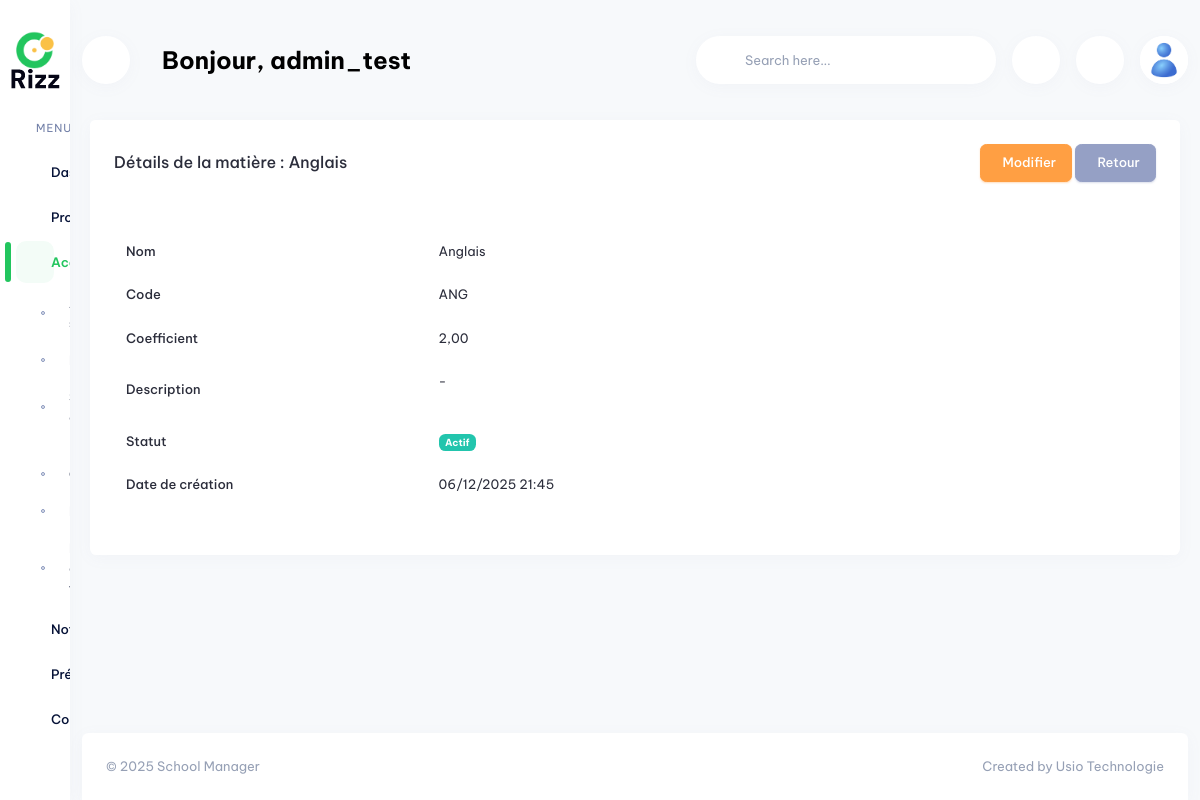
The app's page /academic/subjects/5/ (signed in) with its own data.
### app_profile/models.py (models this page shows, shortened)
class Profile(models.Model):
    GENDER = [('male', 'Masculin'), ('female', 'Féminin'), ('other', 'Autre')]
    user = models.OneToOneField(
        User,
        on_delete=models.CASCADE,
        verbose_name="Utilisateur",
        help_text="Utilisateur Django associé à ce profil",
        related_name="profile"
    )
    reference = models.UUIDField(
        default=uuid4,
        unique=True,
        editable=False,
        verbose_name="Référence",
        help_text="Référence unique UUID du profil"
    )
    full_name = models.CharField(
        max_length=200,
        verbose_name="Nom complet",
        help_text="Nom et prénom du titulaire du compte"
    )
    firstname = models.CharField(
        max_length=100,
        verbose_name="Prénom",
        null=True,
        blank=True,
        help_text="Prénom du titulaire du compte"
    )
    name = models.CharField(
        max_length=100,
        verbose_name="Nom de famille",
        null=True,
        blank=True,
        help_text="Nom de famille du titulaire du compte"
    )
    birth_date = models.DateField(
        blank=True,
        null=True,
        verbose_name="Date de naissance",
        help_text="Date de naissance du titulaire (optionnel)"
    )
    id_card_number = models.CharField(
        max_length=50,
        blank=True,
        null=True,
        verbose_name="Numéro de pièce d'identité",
        help_text="Numéro de la pièce d'identité (optionnel)"
    )
    pincode = models.CharField(
        max_length=20,
        blank=True,
        null=True,
        verbose_name="Code PIN",
        help_text="Code PIN personnel (optionnel)"
    )
    gender = models.CharField(
        max_length=10,
        choices=GENDER,
        blank=True,
        null=True,
        verbose_name="Genre",
        help_text="Genre du titulaire (optionnel)"
    )
    country = models.ForeignKey(
        Country,
        on_delete=models.PROTECT,
        verbose_name="Pays",
        blank=True,
        null=True,
        help_text="Pays d'origine du titulaire"
    )
    phone = models.CharField(
        max_length=20,
        blank=True,
        null=True,
        verbose_name="Téléphone",
        help_text="Numéro de téléphone (optionnel)"
    )
    is_verified = models.BooleanField(
        default=False,
        verbose_name="Vérifié",
        help_text="Indique si le profil a été vérifié"
    )
    ROLE_CHOICES = [
        ('student', 'Élève'),
        ('teacher', 'Enseignant'),
        ('parent', 'Parent'),
        ('admin', 'Administrateur'),
        ('staff', 'Personnel'),
    ]
    role = models.CharField(
        max_length=20,
        choices=ROLE_CHOICES,
        blank=True,
        null=True,
        verbose_name="Rôle",
        help_text="Rôle principal du profil"
    )
    max_wallets = models.PositiveIntegerField(
        default=5,
        verbose_name="Nombre maximum de wallets",
        help_text="Nombre maximum de wallets que cet utilisateur peut créer (0 = illimité)"
    )
    photo = models.ImageField(
        upload_to='profiles/photos/',
        blank=True,
        null=True,
        verbose_name="Photo de profil",
        help_text="Photo de profil de l'utilisateur (max 2 Mo)"
    )
    is_active = models.BooleanField(
        default=True,
        verbose_name="Actif",
        help_text="Indique si le profil est actif"
    )
    created_at = models.DateTimeField(
        auto_now_add=True,
        verbose_name="Date de création"
    )
    updated_at = models.DateTimeField(
        auto_now=True,
        verbose_name="Date de modification"
    )
    objects = ProfileManager()
    class Meta:
        verbose_name = "Profile"
        verbose_name_plural = "Profiles"
        ordering = ['created_at']
        unique_together = ['phone']

### app_academic/models.py (models this page shows, shortened)
class Subject(models.Model):
    name = models.CharField(
        max_length=100,
        unique=True,
        verbose_name="Nom",
        help_text="Nom de la matière (ex: Mathématiques, Français)"
    )
    code = models.CharField(
        max_length=20,
        unique=True,
        verbose_name="Code",
        help_text="Code unique de la matière"
    )
    description = models.TextField(
        blank=True,
        null=True,
        verbose_name="Description",
        help_text="Description de la matière"
    )
    coefficient = models.DecimalField(
        max_digits=5,
        decimal_places=2,
        default=1.0,
        validators=[MinValueValidator(0.01)],
        verbose_name="Coefficient",
        help_text="Coefficient pour le calcul de la moyenne"
    )
    is_active = models.BooleanField(
        default=True,
        verbose_name="Actif",
        help_text="Indique si la matière est active"
    )
    created_at = models.DateTimeField(
        auto_now_add=True,
        verbose_name="Date de création"
    )
    updated_at = models.DateTimeField(
        auto_now=True,
        verbose_name="Date de modification"
    )
    created_by = models.ForeignKey(
        settings.AUTH_USER_MODEL,
        on_delete=models.SET_NULL,
        null=True,
        blank=True,
        related_name='subjects_created',
        verbose_name="Créé par"
    )
    updated_by = models.ForeignKey(
        settings.AUTH_USER_MODEL,
        on_delete=models.SET_NULL,
        null=True,
        blank=True,
        related_name='subjects_updated',
        verbose_name="Modifié par"
    )
    class Meta:
        verbose_name = "Matière"
        verbose_name_plural = "Matières"
        ordering = ['name']
        indexes = [
            models.Index(fields=['code']),
            models.Index(fields=['is_active']),
        ]

### app_academic/views.py (the view)
# urls.py: path('subjects/<int:pk>/', views.SubjectDetailView.as_view(), name='subject_detail'),
class SubjectDetailView(PermissionRequiredMixin, DetailView):
    model = Subject
    template_name = 'app_academic/subject_detail.html'
    context_object_name = 'subject'
    required_permission = 'view_subject'
    required_resource = 'app_academic'
    @method_decorator(login_required)
    def dispatch(self, *args, **kwargs):
        return super().dispatch(*args, **kwargs)
    def get_queryset(self):
        return Subject.objects.filter(is_active=True)

### templates/app_academic/subject_detail.html (shortened to what this page needs)
{% extends "base.html" %}
{% load static %}
{% block content %}
<div class="row">
    <div class="col-12">
        <div class="card">
            <div class="card-header">
                <div class="row align-items-center">
                    <div class="col">
                        <h4 class="card-title mb-0">Détails de la matière : {{ subject.name }}</h4>
                    </div>
                    <div class="col-auto">
                        <a href="{% url 'app_academic:subject_update' subject.pk %}" class="btn btn-warning">
                             Modifier
                        </a>
                        <a href="{% url 'app_academic:subject_list' %}" class="btn btn-secondary">
                             Retour
                        </a>
                    </div>
                </div>
            </div>
            <div class="card-body">
                <table class="table table-borderless">
                    <tr>
                        <th width="30%">Nom</th>
                        <td>{{ subject.name }}</td>
                    </tr>
                    <tr>
                        <th>Code</th>
                        <td>{{ subject.code }}</td>
                    </tr>
                    <tr>
                        <th>Coefficient</th>
                        <td>{{ subject.coefficient }}</td>
                    </tr>
                    <tr>
                        <th>Description</th>
                        <td>{{ subject.description|default:"-"|linebreaks }}</td>
                    </tr>
                    <tr>
                        <th>Statut</th>
                        <td>
                            {% if subject.is_active %}
                                <span class="badge bg-success">Actif</span>
                            {% else %}
                                <span class="badge bg-danger">Inactif</span>
                            {% endif %}
                        </td>
                    </tr>
                    <tr>
                        <th>Date de création</th>
                        <td>{{ subject.created_at|date:"d/m/Y H:i" }}</td>
                    </tr>
                </table>
            </div>
        </div>
    </div>
</div>
{% endblock %}

### templates/base.html (shortened to what this page needs)
<!DOCTYPE html>
{% load static %}
<html lang="en" dir="ltr" data-startbar="light" data-bs-theme="light">
<head>
    <link rel="stylesheet" href="{% static 'school_manager/assets/libs/jsvectormap/css/jsvectormap.min.css' %}">
     <link href="{% static 'school_manager/assets/css/bootstrap.min.css' %}" rel="stylesheet" type="text/css" />
     <link href="{% static 'school_manager/assets/css/icons.min.css' %}" rel="stylesheet" type="text/css" />
     <link href="{% static 'school_manager/assets/css/app.min.css' %}" rel="stylesheet" type="text/css" />
     <link href="{% static 'school_manager/assets/css/custom-colors.css' %}" rel="stylesheet" type="text/css" />
</head>
<body>
    {% block navbar %}
    <div class="topbar d-print-none">
        <div class="container-xxl">
            <nav class="topbar-custom d-flex justify-content-between" id="topbar-custom">
                <ul class="topbar-item list-unstyled d-inline-flex align-items-center mb-0">
                    <li>
                        <button class="nav-link mobile-menu-btn nav-icon" id="togglemenu">
                        </button>
                    </li>
                    <li class="mx-3 welcome-text">
                        <h3 class="mb-0 fw-bold text-truncate">Bonjour, {{ user_full_name|default:request.user.username }}</h3>
                    </li>
                </ul>
                <ul class="topbar-item list-unstyled d-inline-flex align-items-center mb-0">
                    <li class="hide-phone app-search">
                        <form role="search" action="" method="get">
                            <input type="search" name="search" class="form-control top-search mb-0" placeholder="Search here...">
                            <button type="submit"></button>
                        </form>
                    </li>
                    <li class="topbar-item">
                        <a class="nav-link nav-icon" href="javascript:void(0);" id="light-dark-mode">
                        </a>
                    </li>
                    <li class="dropdown topbar-item">
                        <a class="nav-link dropdown-toggle arrow-none nav-icon" data-bs-toggle="dropdown" href="index.html#" role="button"
                            aria-haspopup="false" aria-expanded="false">
                        </a>
                    </li>
                    {% if request.user.is_authenticated %}
                        <li class="dropdown topbar-item">
                          <a class="nav-link dropdown-toggle arrow-none nav-icon" data-bs-toggle="dropdown" href="#" role="button"
                             aria-haspopup="false" aria-expanded="false">
                            {% if user_photo %}
                              <img src="{{ user_photo.url }}" alt="{{ user_full_name|default:request.user.username }}" class="thumb-lg rounded-circle">
                            {% else %}
                              <img src="{% static 'school_manager/assets/images/avatar.jpg' %}" alt="{{ user_full_name|default:request.user.username }}" class="thumb-lg rounded-circle">
                            {% endif %}
                          </a>
                        </li>
                        {% else %}
                        <li class="topbar-item">
                          <a class="btn btn-sm btn-primary" href="{% url 'app_profile:login' %}">Se connecter</a>
                        </li>
                        {% endif %}
                </ul>
            </nav>
        </div>
    </div>
    {% endblock %}
    {% block sidebar %}
    <div class="startbar d-print-none">
        <div class="brand">
            <a href="index.html" class="logo">
                <span>
                    <img src="assets/images/logo-sm.png" alt="logo-small" class="logo-sm">
                </span>
            </a>
        </div>
        <div class="startbar-menu" >
            <div class="startbar-collapse" id="startbarCollapse" data-simplebar>
                <div class="d-flex align-items-start flex-column w-100">
                    <ul class="navbar-nav mb-auto w-100">
                        {% for menu_item in sidebar_menu %}
                            <li class="nav-item">
                                {% if menu_item.url %}
                                    <a class="nav-link {% if menu_item.is_active %}active{% endif %}" href="{{ menu_item.url }}">
                                    </a>
                                {% elif menu_item.children %}
                                    {% with menu_id="sidebar"|add:menu_item.title|slugify %}
                                    <a class="nav-link {% if menu_item.is_active %}active{% endif %}" href="#{{ menu_id }}" data-bs-toggle="collapse" role="button"
                                        aria-expanded="{% if menu_item.is_active %}true{% else %}false{% endif %}" aria-controls="{{ menu_id }}">
                                    </a>
                                    {% endwith %}
                                {% endif %}
                            </li>
                        {% endfor %}
                    </ul>
                </div>
            </div>
        </div>
    </div>
    {% endblock %}
    <div class="page-wrapper">
        <div class="page-content">
            <div class="container-xxl">
              {% block content %}
              {% endblock %}
            </div>
            <footer class="footer text-center text-sm-start d-print-none">
                <div class="container-xxl">
                    <div class="row">
                        <div class="col-12">
                            <div class="card mb-0 rounded-bottom-0">
                                <div class="card-body">
                                    <p class="text-muted mb-0">
                                        ©
                                        School Manager
                                        <span
                                            class="text-muted d-none d-sm-inline-block float-end">
                                            Created by Usio Technologie</span>
                                    </p>
                                </div>
                            </div>
                        </div>
                    </div>
                </div>
            </footer>
        </div>
    </div>
</body>
</html>

### records on screen
Profile: full_name.username "admin_test"
Subject: name "Anglais", code "ANG", coefficient "2,00", description "-", created_at "06/12/2025 21:45"
